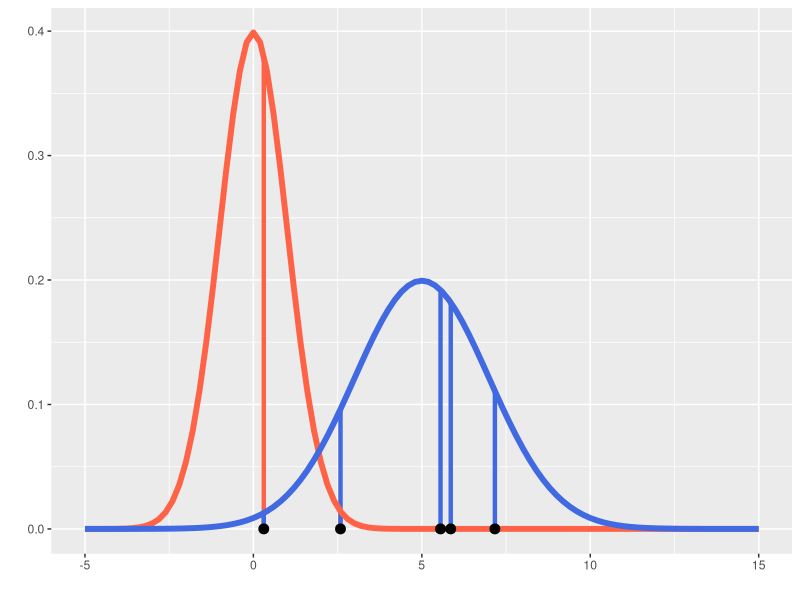

R code for this plot:
# from http://abrahamcow.hatenablog.com/entry/2015/10/25/020144?utm_medium=twitter&utm_source=twitterfeed
# 図をかくための R のコード
set.seed(1234)
x =rnorm(5,5,2)
dat <- data.frame(x=x,y0=rep(0,5),y1=dnorm(x,0,1),y2=dnorm(x,5,2))

library(ggplot2)
ggplot(dat)+
  geom_segment(aes(x=x,y=y1,xend=x,yend=0),colour="tomato",size=1.5) +
  geom_segment(aes(x=x,y=y2,xend=x,yend=0),colour="royalblue",size=1.5) +
  stat_function(fun = dnorm,colour="tomato",size=2) +
  stat_function(fun = dnorm, args = list(mean = 5, sd = 2),colour="royalblue",size=2) +
  geom_point(aes(x,y0),size=3) +
  xlim(-5,15) +
  labs(x="",y="") +
  NULL